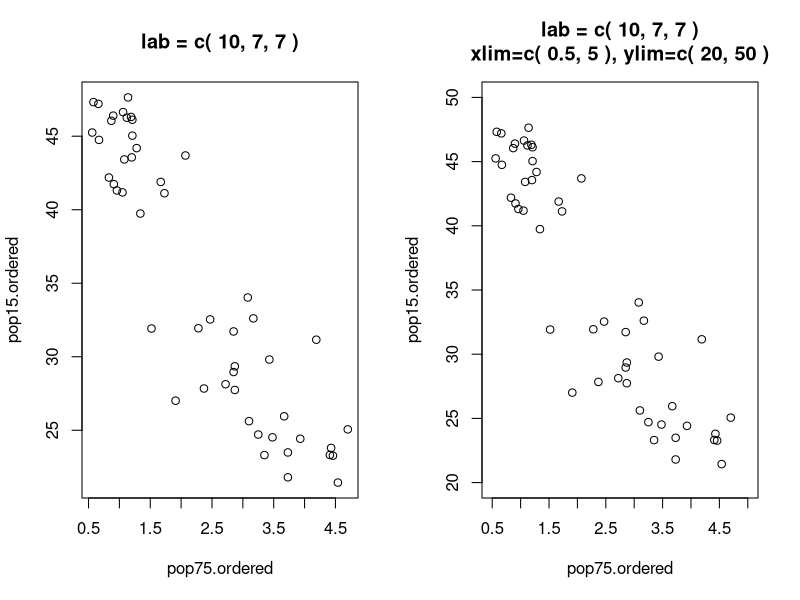

Source code (R):
par( mfrow=c( 1, 2 ) )

ord = order( 
  LifeCycleSavings$pop75 
)
pop75.ordered = LifeCycleSavings$pop75[ ord ]
pop15.ordered = LifeCycleSavings$pop15[ ord ]

plot( 
  pop75.ordered, 
  pop15.ordered, 
  main="lab = c( 10, 7, 7 )", 
  lab=c( 10, 7, 7 ) 
  )
plot( 
  pop75.ordered, 
  pop15.ordered, 
  main="lab = c( 10, 7, 7 )\nxlim=c( 0.5, 5 ), ylim=c( 20, 50 )", 
  lab=c( 10, 7, 7 ), 
  xlim=c( 0.5, 5), 
  ylim=c( 20, 50 ) 
  )

par( mfrow=c( 1, 1 ) )
